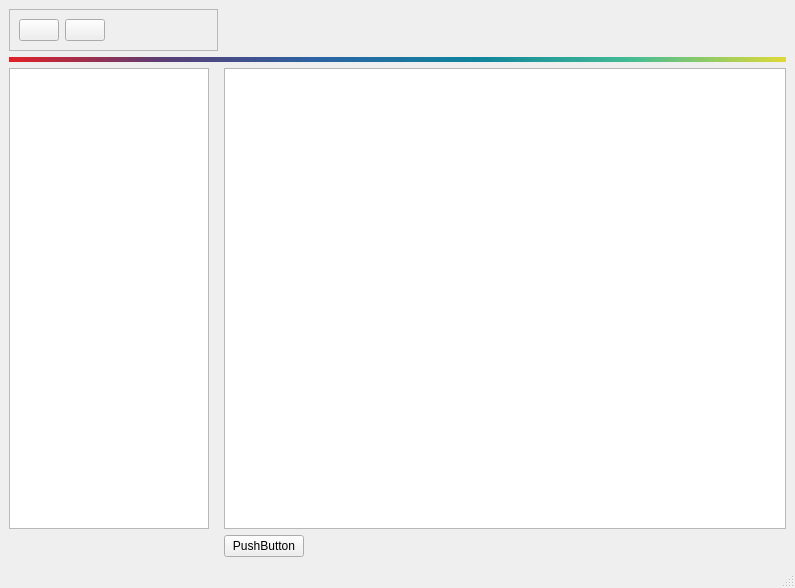
<?xml version="1.0" encoding="UTF-8"?>
<ui version="4.0">
 <class>BitGuards</class>
 <widget class="QMainWindow" name="BitGuards">
  <property name="geometry">
   <rect>
    <x>0</x>
    <y>0</y>
    <width>795</width>
    <height>588</height>
   </rect>
  </property>
  <property name="windowTitle">
   <string>BitGuards</string>
  </property>
  <property name="windowIcon">
   <iconset>
    <normaloff>:/images/icons/mosaic.png</normaloff>:/images/icons/mosaic.png</iconset>
  </property>
  <widget class="QWidget" name="centralwidget">
   <layout class="QGridLayout" name="centralLayout">
    <item row="0" column="0">
     <widget class="QFrame" name="frame">
      <property name="frameShape">
       <enum>QFrame::StyledPanel</enum>
      </property>
      <property name="frameShadow">
       <enum>QFrame::Raised</enum>
      </property>
      <layout class="QGridLayout" name="gridLayout">
       <item row="0" column="0">
        <widget class="QPushButton" name="pbLogo">
         <property name="sizePolicy">
          <sizepolicy hsizetype="Minimum" vsizetype="Preferred">
           <horstretch>0</horstretch>
           <verstretch>0</verstretch>
          </sizepolicy>
         </property>
         <property name="text">
          <string/>
         </property>
        </widget>
       </item>
       <item row="0" column="1">
        <widget class="QPushButton" name="pbMenu">
         <property name="text">
          <string/>
         </property>
        </widget>
       </item>
       <item row="0" column="2">
        <spacer name="horizontalSpacer_2">
         <property name="orientation">
          <enum>Qt::Horizontal</enum>
         </property>
         <property name="sizeHint" stdset="0">
          <size>
           <width>40</width>
           <height>20</height>
          </size>
         </property>
        </spacer>
       </item>
      </layout>
     </widget>
    </item>
    <item row="1" column="0" colspan="3">
     <widget class="QFrame" name="frame_2">
      <property name="sizePolicy">
       <sizepolicy hsizetype="Expanding" vsizetype="Fixed">
        <horstretch>0</horstretch>
        <verstretch>0</verstretch>
       </sizepolicy>
      </property>
      <property name="minimumSize">
       <size>
        <width>0</width>
        <height>5</height>
       </size>
      </property>
      <property name="maximumSize">
       <size>
        <width>16777215</width>
        <height>5</height>
       </size>
      </property>
      <property name="styleSheet">
       <string notr="true">background: qlineargradient( x1:0 y1:0, x2:1 y2:0, stop:0 #e22026, stop:0.2 #593e75, stop:0.4 #2b64a4, stop:0.6 #0f849d, stop:0.8 #44bc94, stop:1 #e0d937); border:none; padding: 0px; margin:0px;</string>
      </property>
      <property name="frameShape">
       <enum>QFrame::StyledPanel</enum>
      </property>
      <property name="frameShadow">
       <enum>QFrame::Raised</enum>
      </property>
     </widget>
    </item>
    <item row="2" column="0">
     <widget class="QListView" name="ListMenu">
      <property name="maximumSize">
       <size>
        <width>200</width>
        <height>16777215</height>
       </size>
      </property>
     </widget>
    </item>
    <item row="2" column="1" colspan="2">
     <widget class="QListView" name="ListBits"/>
    </item>
    <item row="3" column="0">
     <spacer name="horizontalSpacer">
      <property name="orientation">
       <enum>Qt::Horizontal</enum>
      </property>
      <property name="sizeHint" stdset="0">
       <size>
        <width>40</width>
        <height>20</height>
       </size>
      </property>
     </spacer>
    </item>
    <item row="3" column="1">
     <widget class="QPushButton" name="pbAdd">
      <property name="text">
       <string>PushButton</string>
      </property>
     </widget>
    </item>
    <item row="3" column="2">
     <spacer name="horizontalSpacer_3">
      <property name="orientation">
       <enum>Qt::Horizontal</enum>
      </property>
      <property name="sizeHint" stdset="0">
       <size>
        <width>476</width>
        <height>20</height>
       </size>
      </property>
     </spacer>
    </item>
   </layout>
  </widget>
  <widget class="QStatusBar" name="statusBar"/>
  <widget class="QMenuBar" name="menuBar">
   <property name="geometry">
    <rect>
     <x>0</x>
     <y>0</y>
     <width>795</width>
     <height>22</height>
    </rect>
   </property>
  </widget>
  <action name="actionDefault">
   <property name="text">
    <string>Default</string>
   </property>
  </action>
  <action name="actionDark">
   <property name="text">
    <string>Dark</string>
   </property>
  </action>
  <action name="actionNewSession">
   <property name="icon">
    <iconset>
     <normaloff>:/images/icons/diff-add.png</normaloff>:/images/icons/diff-add.png</iconset>
   </property>
   <property name="text">
    <string>New Session</string>
   </property>
   <property name="shortcut">
    <string>Ctrl+S</string>
   </property>
  </action>
  <action name="actionNewDataset">
   <property name="icon">
    <iconset>
     <normaloff>:/images/icons/data-array-large.png</normaloff>:/images/icons/data-array-large.png</iconset>
   </property>
   <property name="text">
    <string>New Dataset</string>
   </property>
   <property name="shortcut">
    <string>Ctrl+D</string>
   </property>
  </action>
  <action name="actionNewWorkFlow">
   <property name="icon">
    <iconset>
     <normaloff>:/images/icons/tree-add.png</normaloff>:/images/icons/tree-add.png</iconset>
   </property>
   <property name="text">
    <string>New WorkFlow</string>
   </property>
   <property name="shortcut">
    <string>Ctrl+W</string>
   </property>
  </action>
  <action name="actionViewControls">
   <property name="text">
    <string>View Controls</string>
   </property>
   <property name="shortcut">
    <string>Alt+C</string>
   </property>
  </action>
  <action name="actionViewKeywords">
   <property name="text">
    <string>View Keywords</string>
   </property>
   <property name="shortcut">
    <string>Alt+K</string>
   </property>
  </action>
  <action name="actionViewInfo">
   <property name="icon">
    <iconset>
     <normaloff>:/images/icons/form.png</normaloff>:/images/icons/form.png</iconset>
   </property>
   <property name="text">
    <string>View Info</string>
   </property>
   <property name="shortcut">
    <string>Alt+I</string>
   </property>
  </action>
  <action name="actionAboutMOSAIC">
   <property name="icon">
    <iconset>
     <normaloff>:/images/icons/mosaic.png</normaloff>:/images/icons/mosaic.png</iconset>
   </property>
   <property name="text">
    <string>About MOSAIC</string>
   </property>
  </action>
  <action name="actionHelp">
   <property name="icon">
    <iconset>
     <normaloff>:/images/icons/help-view.png</normaloff>:/images/icons/help-view.png</iconset>
   </property>
   <property name="text">
    <string>Help</string>
   </property>
  </action>
  <action name="actionInput">
   <property name="checkable">
    <bool>true</bool>
   </property>
   <property name="checked">
    <bool>true</bool>
   </property>
   <property name="icon">
    <iconset>
     <normaloff>:/images/icons/tree-add.png</normaloff>:/images/icons/tree-add.png</iconset>
   </property>
   <property name="text">
    <string/>
   </property>
   <property name="toolTip">
    <string>Activate or deactivate the input dock</string>
   </property>
   <property name="shortcut">
    <string>Ctrl+I</string>
   </property>
  </action>
  <action name="actionOutput">
   <property name="checkable">
    <bool>true</bool>
   </property>
   <property name="checked">
    <bool>true</bool>
   </property>
   <property name="icon">
    <iconset>
     <normaloff>:/images/icons/tree-load-g.png</normaloff>:/images/icons/tree-load-g.png</iconset>
   </property>
   <property name="text">
    <string/>
   </property>
   <property name="toolTip">
    <string>Activate or deactivate the output dock</string>
   </property>
   <property name="shortcut">
    <string>Ctrl+O</string>
   </property>
  </action>
 </widget>
 <resources/>
 <connections/>
</ui>
